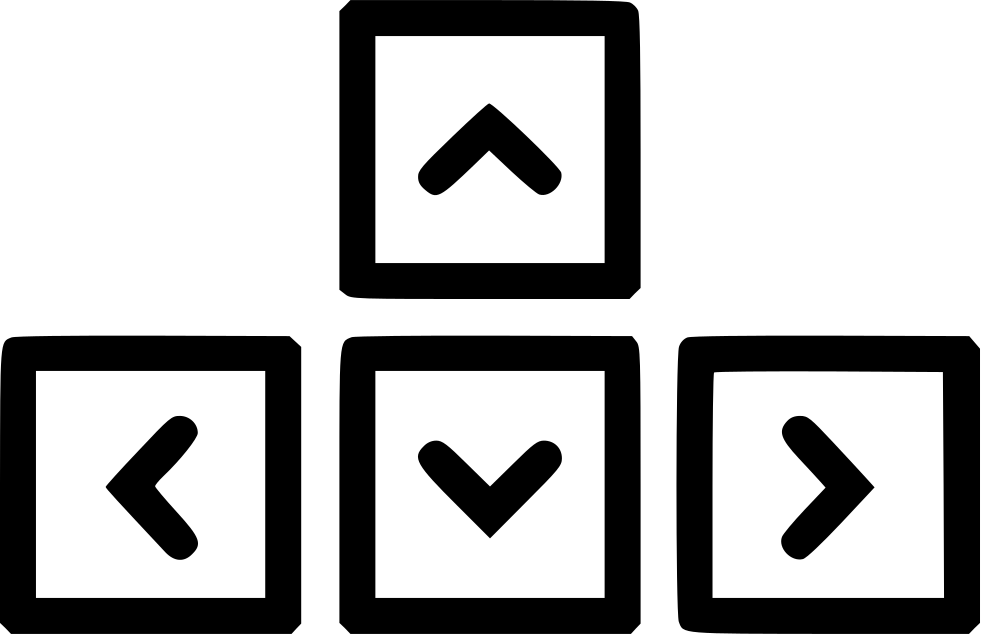
#> input picture cheops_transit_model/arrows.png, 981 x 634 px
$ python -i main.py   (imports and definitions only)
#> lines starting #> are read from the running program, lines starting #| are printed output that depends on the picture; after the words box and inside, x2 and y2 are one past the last pixel; in counts of white or black regions, pixels touching at a corner belong together
### cheops_transit_model/f_a_o_video_device.py
import os
from O_video_device import O_video_device

def f_run_command(s_command):
    print("f_run_command "+ s_command)
    # s_output = os.system(s_command)
    # return s_output
    stream = os.popen(s_command)
    s = stream.read()
    print(s)
    return s

def f_a_o_video_device():

    s_command = "v4l2-ctl --list-devices"
    s_output = f_run_command(s_command)
    s_search = "/dev/video"
    a_s_line = s_output.split("\n")
    o_video_device = False
    a_o_video_device = []
    for s_line in a_s_line:
        # print(s_line)
        if((s_line.strip()) == ''):
            continue

        if(s_search in s_line):
            if(o_video_device):
                o_video_device.a_n_number.append(s_line.strip()[len(s_search):])
        else:
            if ("/dev" in s_line) == False:
                if o_video_device:
                    a_o_video_device.append(o_video_device)
                # print(s_line)
                o_video_device = O_video_device([],s_line.strip())

    if(not o_video_device in a_o_video_device):
        a_o_video_device.append(o_video_device)
    # print(s_output)
    # print("end")

    return a_o_video_device


# [3 lines that do not run on import are left out]

### cheops_transit_model/O_graph.py

from O_cv2_text import O_cv2_text
import numpy
import cv2
from O_graph_render_object import O_graph_render_object

class O_graph:
    def __init__(
        self,
        n_width_px,
        n_height_px,
        a_frame,
        o_cv2_text_axis_x,
        o_cv2_text_axis_y,
        n_min_y,
        n_max_y,
        n_min_x,
        n_max_x,
        n_markers_axis_x,
        n_markers_axis_y,
        ):
        self.n_width_px = n_width_px
        self.n_height_px = n_height_px
        self.a_frame = a_frame
        self.o_cv2_text_axis_x = o_cv2_text_axis_x
        self.o_cv2_text_axis_y = o_cv2_text_axis_y
        self._n_min_y = n_min_y
        self._n_max_y = n_max_y
        self._n_min_x = n_min_x
        self._n_max_x = n_max_x
        self.n_range_y = self._n_max_y - self._n_min_y
        self.n_range_x = self._n_max_x - self._n_min_x
        self.a_o_graph_render_object = []
        self.a_frame = []
        self.o_cv2_text_default = O_cv2_text(
                a_color=(0,255,0),
                s='',
                n_font_size= 0.5,
                n_thickness= 1,
                n_font_type= cv2.FONT_HERSHEY_SIMPLEX
        )

        self.f_update_sizes()

    @property
    def n_min_y(self):
        return self._n_min_y
    # [4 lines left out: function n_min_y, not called in this run]
    @property
    def n_min_x(self):
        return self._n_min_x
    # [4 lines left out: function n_min_x, not called in this run]
    @property
    def n_max_y(self):
        return self._n_max_y
    # [4 lines left out: function n_max_y, not called in this run]
    @property
    def n_max_x(self):
        return self._n_max_x
    # [4 lines left out: function n_max_x, not called in this run]

    def f_update_sizes(
        self
    ):
        self.n_range_y = self.n_max_y - self.n_min_y
        self.n_range_x = self.n_max_x - self.n_min_x


        self.n_scale_graph = 0.8
        self.n_width_downscaled_px = int(self.n_width_px * self.n_scale_graph)
        self.n_height_downscaled_px = int(self.n_height_px * self.n_scale_graph)

        self.n_widthdownscaled_pix_per_value = self.n_width_downscaled_px / self.n_range_x
        self.n_heightdownscaled_pix_per_value = self.n_height_downscaled_px / self.n_range_y

        self.n_x_offset_downscaled_frame = int((self.n_width_px - self.n_width_downscaled_px) /2)
        self.n_y_offset_downscaled_frame = int((self.n_height_px - self.n_height_downscaled_px) /2)
    # [126 lines left out: functions f_clear, f_add_data_point, f_a_rendered, not called in this run]

### cheops_transit_model/O_cv2_text.py
import cv2
import time


class O_cv2_text:
    def __init__(
        self,
        a_color,
        s,
        n_font_size,
        n_thickness,
        n_font_type,
    ):
        self.a_color = a_color
        self._s = s
        self._n_font_size = n_font_size
        self._n_thickness = n_thickness
        self._n_font_type = n_font_type
        self.f_update_text_size()


    def f_update_text_size(
        self
    ):
        self.a_text_size = cv2.getTextSize(
            self._s,
            self._n_font_type,
            self._n_font_size,
            self._n_thickness
        )
        self.n_width_px = self.a_text_size[0][0]
        self.n_height_px = self.a_text_size[0][1]

    @property
    def s(self):
        return self._s
    # [4 lines left out: function s, not called in this run]
    @property
    def n_font_size(self):
        return self._n_font_size
    # [4 lines left out: function n_font_size, not called in this run]

    @property
    def n_thickness(self):
        return self._n_thickness
    # [4 lines left out: function n_thickness, not called in this run]

    @property
    def n_font_type(self):
        return self._n_font_type
    # [4 lines left out: function n_font_type, not called in this run]


# test
o_cv2_text = O_cv2_text(
    a_color=(0,255,0),
    s=str(time.time()),
    n_font_size= 1,
    n_thickness= 1,
    n_font_type= cv2.FONT_HERSHEY_SIMPLEX
)
print(o_cv2_text.n_width_px)
print(o_cv2_text.n_height_px)

### cheops_transit_model/O_graph_render_object.py

class O_graph_render_object:
    def __init__(
        self,
        s_type,
        n_size_x,
        n_size_y,
        n_x,
        n_y,
        n_thickness,
        s_text,
        a_color,
        s_name = ""
        # n_alpha
    ):
        self.s_type = s_type # rectangle circle text
        self.n_size_x = n_size_x
        self.n_size_y = n_size_y
        self.n_x = n_x
        self.n_y = n_y
        self.n_thickness = n_thickness
        self.s_text = s_text
        self.a_color = a_color
        self.s_name = s_name
        # self.n_alpha = n_alpha

    def f_render_function(self, o_object):
        pass
        # [10 lines of commented-out code are left out]

### cheops_transit_model/O_keyboard_key_state.py
class O_keyboard_key_state:
    def __init__(
        self,
        s_key
        ) -> None:

#> further down, picture is the input picture: shape (634, 981, 3); min 0, max 255, mean 183.1
        self.s_key = s_key
        self.b_key_down = False
        self.b_state_toggle = False


    def f_state_toggle_function(self, o_object):
        pass

### cheops_transit_model/main.py
from copyreg import constructor
from curses import A_COLOR
import cv2
import numpy
import keyboard
import matplotlib.pyplot
# using time module
import math
import time
import random
import cv2
import math
import time
from O_graph import O_graph
from O_cv2_text import O_cv2_text
from O_video_device import O_video_device
from O_graph_render_object import O_graph_render_object
from O_keyboard_key_state import O_keyboard_key_state

from f_a_o_video_device import f_a_o_video_device


# [159 lines left out: functions f_n_normalized_average_in_torus, f_a_masked_with_torus, f_a_masked_with_circle, f_n_normalized_average_in_square, change_brightness, f_put_text, not called in this run]

def f_detect_light_sources(a_frame):
    a_frame_singlechannel = cv2.cvtColor(a_frame, cv2.COLOR_BGR2GRAY)
    a_frame_singlechannel_blurred = cv2.GaussianBlur(a_frame_singlechannel, (11, 11), 0)
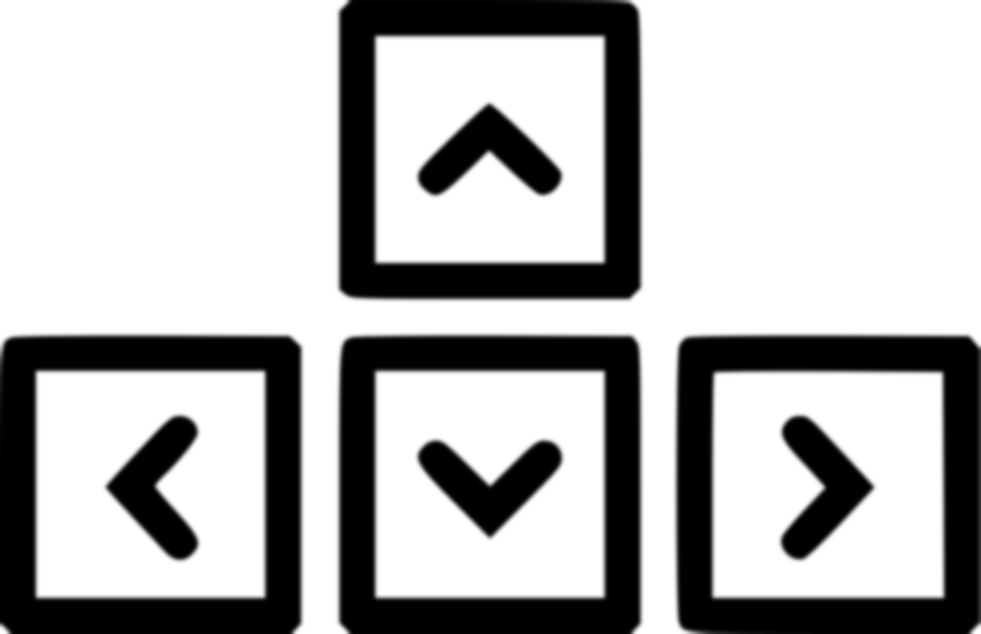
#> a_frame_singlechannel_blurred: shape (634, 981); min 0, max 255, mean 183

    a_frame_singlechannel_blurred_threshhold = cv2.threshold(
        a_frame_singlechannel_blurred,
        n_threshhold_value,
        n_threshhold_max_value,
        cv2.THRESH_BINARY
    )[1]
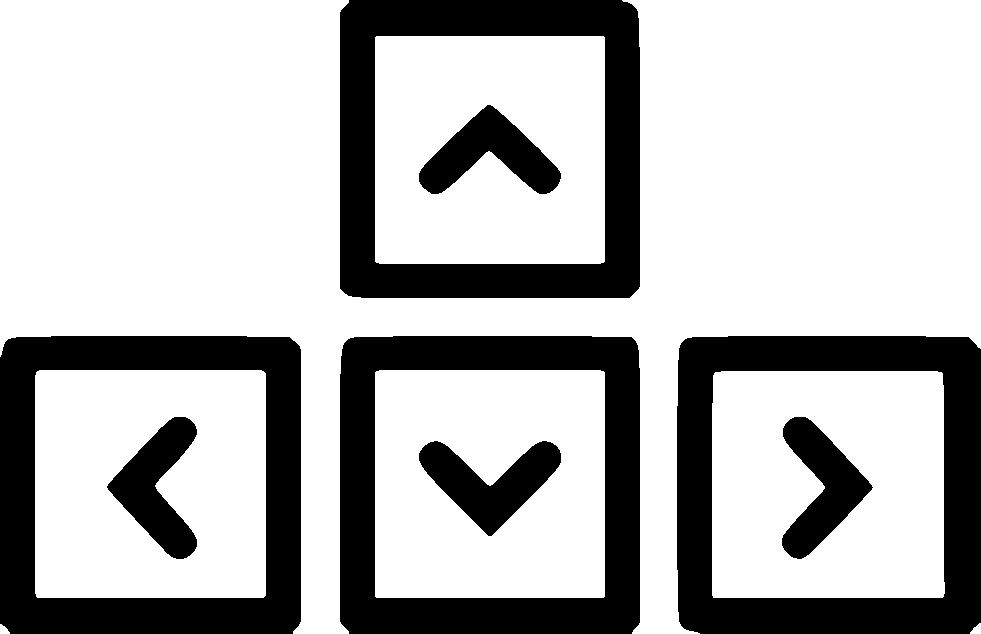
#> a_frame_singlechannel_blurred_threshhold: shape (634, 981); 72.4% white; 8 black regions, largest, box (x1, y1, x2, y2) and area: (677, 336, 981, 634) 37405, (0, 336, 301, 634) 36673, (340, 0, 640, 298) 36653
    a_frame_singlechannel_blurred_threshhold = cv2.erode(a_frame_singlechannel_blurred_threshhold, None, iterations=2)
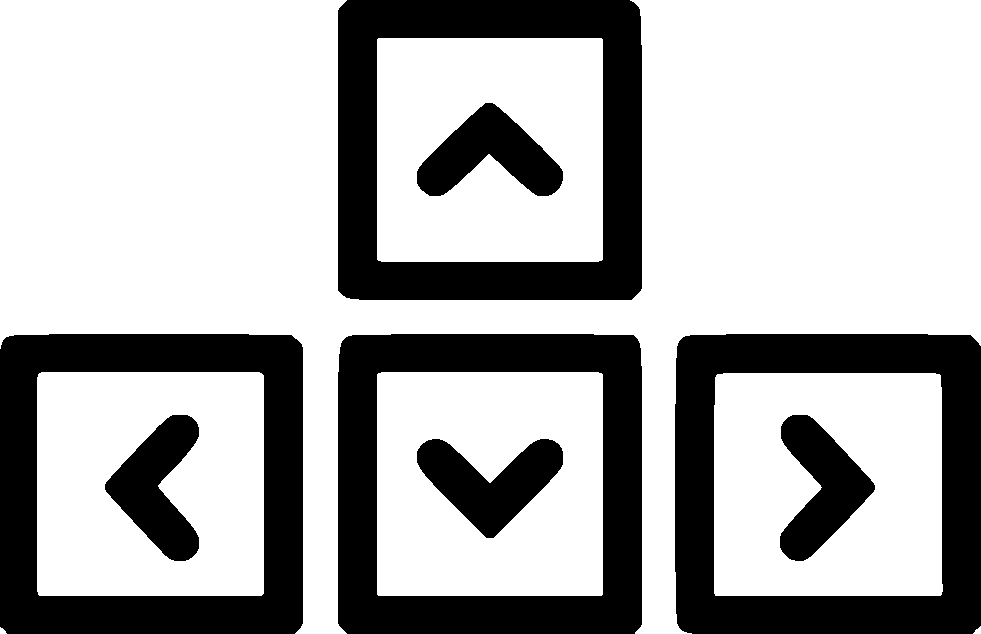
#> a_frame_singlechannel_blurred_threshhold: shape (634, 981); 69.5% white; 8 black regions, largest, box (x1, y1, x2, y2) and area: (675, 334, 981, 634) 40546, (338, 0, 642, 300) 40322, (338, 334, 642, 634) 40235
    a_frame_singlechannel_blurred_threshhold = cv2.dilate(a_frame_singlechannel_blurred_threshhold, None, iterations=4)
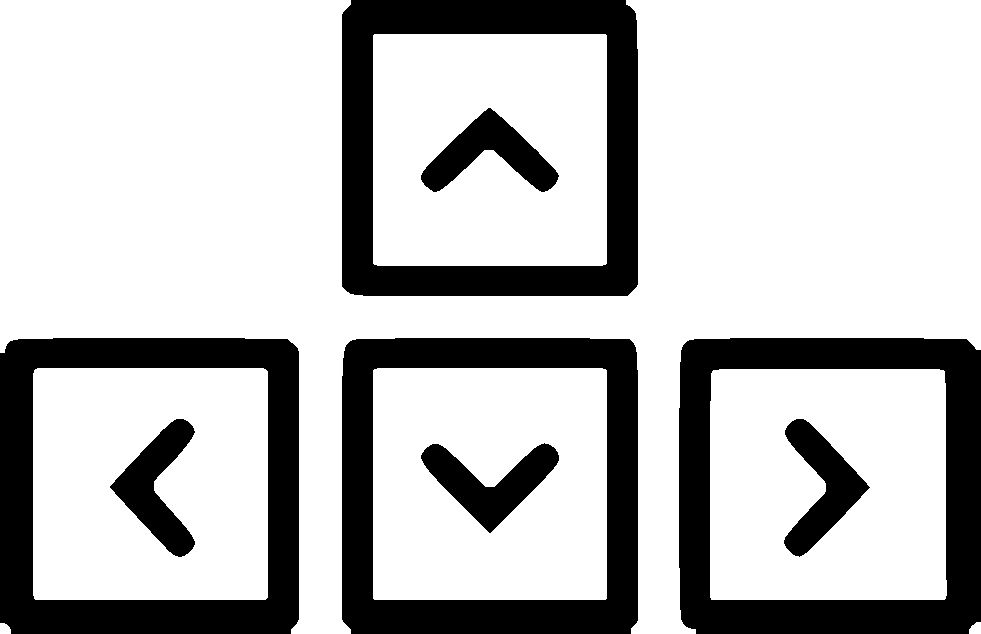
#> a_frame_singlechannel_blurred_threshhold: shape (634, 981); 75.3% white; 8 black regions, largest, box (x1, y1, x2, y2) and area: (679, 338, 981, 634) 34262, (0, 338, 299, 634) 33555, (342, 0, 638, 296) 32990

    return a_frame_singlechannel_blurred_threshhold

# [26 lines left out: function f_detect_round_shapes, not called in this run]


# [1 line not run here, left out]

a_o_video_device = f_a_o_video_device()
s_o_camera_s_name_default = "hd webcam c615"

# [2 lines not run here, left out]
n_index = 0
n_i = 0
# [17 lines not run here, left out]

o_camera = a_o_video_device[n_index]

o_video_device = a_o_video_device[n_index]
# [15 lines not run here, left out]

codec = 0x47504A4D  # MJPG
# [4 lines not run here, left out]
# o_camera = cv2.VideoCapture(n_port_number, cv2.CAP_DSHOW)
# o_camera.set(cv2.CAP_PROP_FRAME_WIDTH, 1280)
# o_camera.set(cv2.CAP_PROP_FRAME_HEIGHT, 720)

n_threshhold_value = 100
n_threshhold_max_value = 255
s_window_name = "CHEOPS Camera"
# cv2.namedWindow(s_window_name)
n_lightness_factor = 1
n_lightness_summand = 0
a_s_text = [
    "move subframe: arrow keys (up/down/left/right)",
    "scale subframe: shift + arrow keys (up/down/left/right)",
    "average value subframe: ",
]
n_subframe_width = 100
n_subframe_height = 100

n_subframe_translation_speed = 10
n_subframe_scale_speed = 10
n_data_point_x = 0


n_measurements_per_second = 10
n_seconds_before_refresh = 30
n_width_datapoints_plot = n_seconds_before_refresh * n_measurements_per_second
n_ts_sec_delta_max = 1/n_measurements_per_second


def f_get_darker(self):
    self.a_color = (self.a_color[0],self.a_color[1]-1,self.a_color[2])
    # [8 lines of commented-out code are left out]

a_plot_points_x = numpy.array(range(0,300))
a_plot_points_y = numpy.zeros(n_width_datapoints_plot)

# [14 lines of commented-out code are left out]

# [1 line that did not run here, left out]
# [1 line that did not run here, left out]
# [1 line that did not run here, left out]


n_width_px = 1000
n_height_px = 500
a_frame = []
o_cv2_text_axis_x = O_cv2_text(
    a_color=(0,255,0),
    s='time',
    n_font_size= 1,
    n_thickness= 1,
    n_font_type= cv2.FONT_HERSHEY_SIMPLEX
)
o_cv2_text_axis_y = O_cv2_text(
    a_color=(0,255,0),
    s='light intensity',
    n_font_size= 1,
    n_thickness= 1,
    n_font_type= cv2.FONT_HERSHEY_SIMPLEX
)
n_min_y = 0
n_max_y = 1
n_min_x = 0
n_max_x = 300

o_graph = O_graph(
    n_width_px = n_width_px,
    n_height_px = n_height_px,
    a_frame = a_frame,
    o_cv2_text_axis_x = o_cv2_text_axis_x,
    o_cv2_text_axis_y = o_cv2_text_axis_y,
    n_min_y = n_min_y,
    n_max_y = n_max_y,
    n_min_x = n_min_x,
    n_max_x = n_max_x,
    n_markers_axis_y = 10,
    n_markers_axis_x = 10
)

o_keyboard_key_state_freeze = O_keyboard_key_state(
    "space"
)

o_keyboard_key_state_record = O_keyboard_key_state(
    "r"
)
# [4 lines left out: function f_state_toggle_function, not called in this run]

o_keyboard_key_state_record.f_state_toggle_function = f_state_toggle_function
a_o_keyboard_key_state = [
    o_keyboard_key_state_freeze,
    o_keyboard_key_state_record
]
n_x = 0
n_y = 0

n_ts_ms_now = 0
n_ts_ms_last = 0
n_ts_ms_delta = 0

o_graph_render_object_freezed = O_graph_render_object(
        "text",
        0.5,
        0.5,
        0,
        -0.01,
        1,
        "[space] to freeze",
        (0,255,0)
        # n_alpha
    )
o_graph_render_object_record = O_graph_render_object(
        "text",
        0.5,
        0.5,
        0,
        0,
        1,
        "[r] to record",
        (0,255,0)
        # n_alpha
)
o_graph_a_o_graph_render_object_default = [
    o_graph_render_object_freezed,
    o_graph_render_object_record
]

# [159 lines not run here, left out]

>>> import cv2
>>> picture = cv2.imread('arrows.png')
>>> result = f_detect_light_sources(picture)
